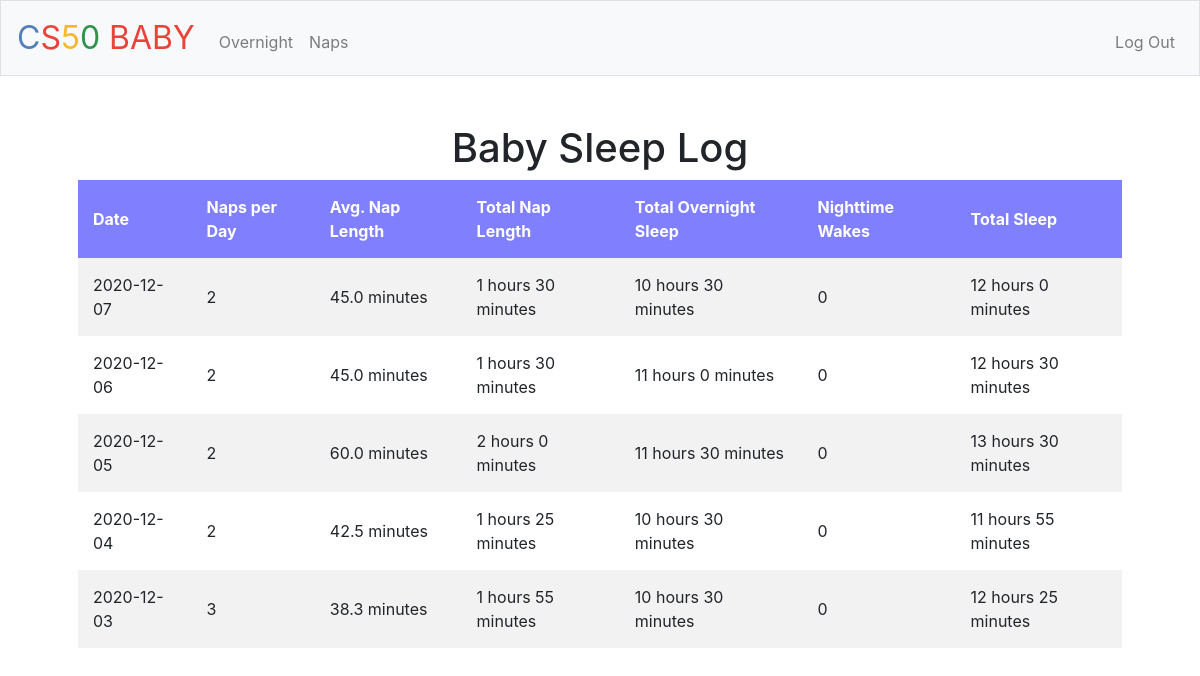
The page / (signed in) on the database its author committed.
### tables this page shows
CREATE TABLE sleep (
id INT,
date DATE,
bedtime VARCHAR,
wakeup VARCHAR,
wakes INT,
wakelen INT,
totalovernight INT,
morningnap INT,
afternoonnap INT,
eveningnap INT,
numbernaps INT,
avgnaplen FLOAT,
totalnaplen INT,
PRIMARY KEY (id, date)
);

### application.py (the view)
@app.route("/")
@login_required
def index():
    sleeps = db.execute("SELECT date, numbernaps, avgnaplen, totalnaplen, totalovernight, wakes FROM sleep WHERE id=:id ORDER BY date desc", id=session["user_id"])
    sleep_log=[]
    for sleep in sleeps:
        date=sleep["date"]
        numbernaps=sleep["numbernaps"] if sleep["numbernaps"] != None else ""
        avgnaplen=sleep["avgnaplen"] if sleep["avgnaplen"] != None else ""
        totalnaplen=int(sleep["totalnaplen"]) if sleep["totalnaplen"] != 0 else ""
        totalovernight=int(sleep["totalovernight"]) if sleep["totalovernight"] != 0 else ""
        wakes=sleep["wakes"] if sleep["wakes"] != None else ""
        if sleep["totalnaplen"] and sleep["totalovernight"] != 0:
            totalsleep = int(totalnaplen) + int(totalovernight)
        else:
            totalsleep = ""
        sleep_tuple=(date, numbernaps, avgnaplen, totalnaplen, totalovernight, wakes, totalsleep)
        sleep_log.append(sleep_tuple)
    return render_template("index.html", sleep_log=sleep_log)

### application.py (called while the page is built)
@app.after_request
def after_request(response):
    response.headers["Cache-Control"] = "no-cache, no-store, must-revalidate"
    response.headers["Expires"] = 0
    response.headers["Pragma"] = "no-cache"
    return response

### helpers.py (called while the page is built)
def login_required(f):
    @wraps(f)
    def decorated_function(*args, **kwargs):
        if session.get("user_id") is None:
            return redirect("/login")
        return f(*args, **kwargs)
    return decorated_function

### templates/index.html (shortened to what this page needs)
{% extends "layout.html" %}
{% block main %}
    <div style="overflow-x:auto;">
    <h1>
        Baby Sleep Log
    </h1>
    <table>
        <tr>
            <th>Date</th>
            <th>Naps per Day</th>
            <th>Avg. Nap Length</th>
            <th>Total Nap Length</th>
            <th>Total Overnight Sleep</th>
            <th>Nighttime Wakes</th>
            <th>Total Sleep</th>
        </tr>
        {% for row in sleep_log %}
        <tr>
            <td>{{ row[0] }}</td>
            <td>{{ row[1] }}</td>
            <td>{% if row[2] is number %}
                    {{ row[2] }} minutes
                {% else %}
                    {{ row[2] }}
                {% endif %}
            </td>
            <td>
                {% if row[3] is number %}
                    {{ (row[3]//60) }} hours {{ (row[3]%60) }} minutes
                {% else %}
                    {{ row[3] }}
                {% endif %}
            </td>
            <td>
                {% if row[4] is number %}
                    {{ (row[4]//60) }} hours {{ (row[4]%60) }} minutes
                {% else %}
                    {{ row[4] }}
                {% endif %}
            </td>
            <td>{{ row[5] }}</td>
            <td>
                {% if row[6] is number %}
                    {{ (row[6]//60) }} hours {{ (row[6]%60) }} minutes
                {% else %}
                    {{row[6] }}
                {% endif %}
            </td>
        </tr>
        {% endfor %}
    </table>
    </div>
{% endblock %}

### templates/layout.html (shortened to what this page needs)
<!DOCTYPE html>
<html lang="en">
    <head>
        <link href="https://maxcdn.bootstrapcdn.com/bootstrap/4.1.3/css/bootstrap.min.css" rel="stylesheet">
        <link href="/static/styles.css" rel="stylesheet">
    </head>
    <body>
        <nav class="navbar navbar-expand-md navbar-light bg-light border">
            <a class="navbar-brand" href="/"><span class="blue">C</span><span class="red">S</span><span class="yellow">5</span><span class="green">0</span> <span class="red">BABY</span></a>
            <div class="collapse navbar-collapse" id="navbar">
                {% if session.user_id %}
                    <ul class="navbar-nav mr-auto mt-2">
                        <li class="nav-item"><a class="nav-link" href="/overnight">Overnight</a></li>
                        <li class="nav-item"><a class="nav-link" href="/naps">Naps</a></li>
                    </ul>
                    <ul class="navbar-nav ml-auto mt-2">
                        <li class="nav-item"><a class="nav-link" href="/logout">Log Out</a></li>
                    </ul>
                {% else %}
                    <ul class="navbar-nav ml-auto mt-2">
                        <li class="nav-item"><a class="nav-link" href="/register">Register</a></li>
                        <li class="nav-item"><a class="nav-link" href="/login">Log In</a></li>
                    </ul>
                {% endif %}
            </div>
        </nav>
        <main class="container p-5">
            {% block main %}{% endblock %}
        </main>
    </body>
</html>

### static/styles.css (style rules this page uses)
nav .navbar-brand { font-size: xx-large; }
nav .navbar-brand .blue { color: #537fbe; }
nav .navbar-brand .red { color: #ea433b; }
nav .navbar-brand .yellow { color: #f5b82e; }
nav .navbar-brand .green { color: #2e944b; }
main { overflow-x: auto; text-align: center; }

### templates/layout.html (style rules this page uses)
* { box-sizing: border-box; }
table { width: 100%; }
th { text-align: left; background-color: #8080ff; color: white; }
th, td { padding: 15px; text-align: left; }
tr:nth-child(even) { background-color: #f2f2f2; }

### rows shown on the page
sleep: date "2020-12-07", numbernaps "2", avgnaplen "45.0", totalnaplen "1", (row[3]%60) "30", totalovernight "10", (row[4]%60) "30", wakes "0", value "12", value "0"
sleep: date "2020-12-06", numbernaps "2", avgnaplen "45.0", totalnaplen "1", (row[3]%60) "30", totalovernight "11", (row[4]%60) "0", wakes "0", value "12", value "30"
sleep: date "2020-12-05", numbernaps "2", avgnaplen "60.0", totalnaplen "2", (row[3]%60) "0", totalovernight "11", (row[4]%60) "30", wakes "0", value "13", value "30"
sleep: date "2020-12-04", numbernaps "2", avgnaplen "42.5", totalnaplen "1", (row[3]%60) "25", totalovernight "10", (row[4]%60) "30", wakes "0", value "11", value "55"
sleep: date "2020-12-03", numbernaps "3", avgnaplen "38.3", totalnaplen "1", (row[3]%60) "55", totalovernight "10", (row[4]%60) "30", wakes "0", value "12", value "25"
